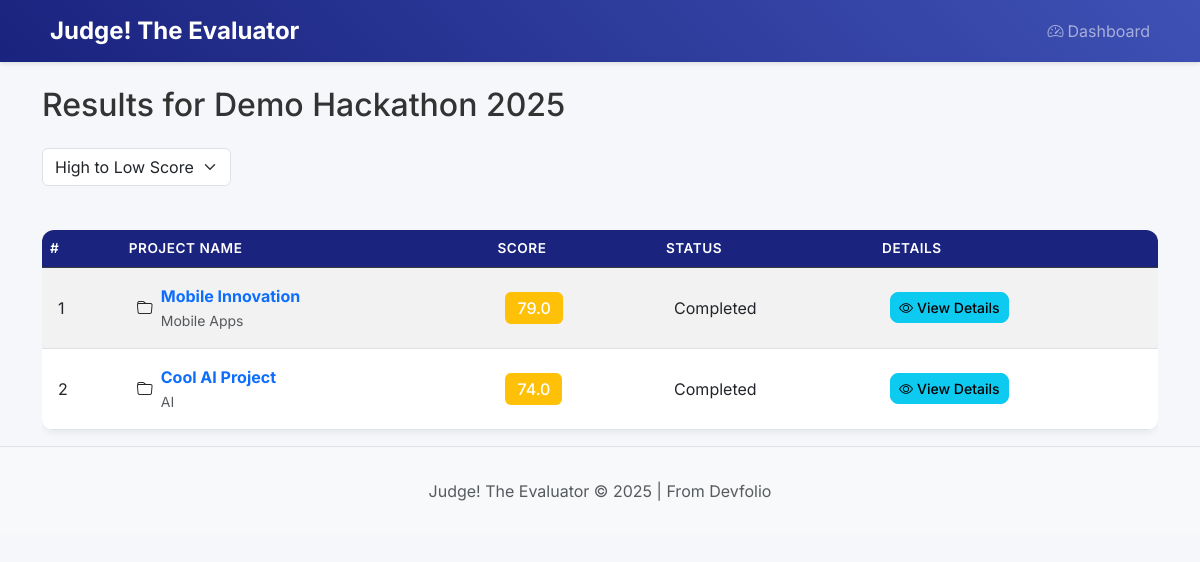
Page /results/1 on the committed database.
### app/models/database.py (models this page shows)
class Hackathon(db.Model):
    id = db.Column(db.Integer, primary_key=True)
    name = db.Column(db.String(100), nullable=False)
    url = db.Column(db.String(200), nullable=False)
    created_at = db.Column(db.DateTime, default=datetime.utcnow)

class Project(db.Model):
    id = db.Column(db.Integer, primary_key=True)
    hackathon_id = db.Column(db.Integer, db.ForeignKey('hackathon.id'), nullable=False)
    name = db.Column(db.String(100), nullable=False)
    devfolio_link = db.Column(db.String(200), nullable=False)
    github_link = db.Column(db.String(200), nullable=False)
    video_link = db.Column(db.String(200), nullable=False)
    tracks = db.Column(db.String(200))
    deployed_link = db.Column(db.String(200))
    score = db.Column(db.Float, default=0.0)
    evaluation_status = db.Column(db.String(20), default='pending')
    evaluation_details = db.Column(db.Text)
    created_at = db.Column(db.DateTime, default=datetime.utcnow)

### app/main.py (the view)
@app.route('/results/<int:hackathon_id>')
def results(hackathon_id):
    hackathon = Hackathon.query.get_or_404(hackathon_id)
    sort_order = request.args.get('sort', 'score_desc')
    query = Project.query.filter_by(hackathon_id=hackathon_id)
    if sort_order == 'score_desc':
        projects = query.order_by(Project.score.desc()).all()
    elif sort_order == 'score_asc':
        projects = query.order_by(Project.score.asc()).all()
    else:
        projects = query.all()
    return render_template('results.html', hackathon=hackathon, projects=projects, sort_order=sort_order)

### app/templates/results.html (shortened to what this page needs)
{% extends "base.html" %}
{% block content %}
<h2 class="mb-4">Results for {{ hackathon.name }}</h2>
<div class="d-flex justify-content-between align-items-center mb-4">
    <div>
        <select class="form-select" onchange="window.location.href='/results/{{ hackathon.id }}?sort='+this.value">
            <option value="score_desc" {{ 'selected' if sort_order == 'score_desc' }}>High to Low Score</option>
        </select>
    </div>
</div>
<div class="table-responsive">
    <table class="table table-striped table-hover">
        <thead class="table-dark">
            <tr>
                <th>#</th>
                <th>Project Name</th>
                <th>Score</th>
                <th>Status</th>
                <th>Details</th>
            </tr>
        </thead>
        <tbody>
            {% for project in projects %}
            <tr>
                <td>{{ loop.index }}</td>
                <td>
                    <div class="d-flex align-items-center">
                        <i class="bi bi-folder me-2"></i>
                        <div>
                            <a href="{{ project.devfolio_link }}" target="_blank" class="text-decoration-none fw-bold">{{ project.name }}</a>
                            {% if project.tracks %}
                                <br><small class="text-muted">{{ project.tracks }}</small>
                            {% endif %}
                        </div>
                    </div>
                </td>
                <td>
                    <span class="badge bg-{% if project.score >= 80 %}success{% elif project.score >= 60 %}warning{% else %}danger{% endif %} fs-6">
                        {{ project.score|round(1) }}
                    </span>
                </td>
                <td>{{ project.evaluation_status|title }}</td>
                <td>
                    <button class="btn btn-sm btn-info" onclick="showDetails('{{ project.id }}')">
                        <i class="bi bi-eye me-1"></i>View Details
                    </button>
                </td>
            </tr>
            {% endfor %}
        </tbody>
    </table>
</div>
{% endblock %}

### app/static/css/style.css (style rules this page uses)
body { background-color: #f5f7fa; font-family: 'Inter', sans-serif; color: #333; }
.btn { border-radius: 8px; font-weight: 500; transition: all 0.3s ease; }
.table { margin-top: 20px; background: white; border-radius: 12px; overflow: hidden; box-shadow: 0 4px 6px rgba(0,0,0,0.05); }
.table th { background-color: #1a237e !important; color: white !important; font-weight: 600; text-transform: uppercase; font-size: 0.85rem; letter-spacing: 0.5px; }
.table td { vertical-align: middle; padding: 1rem; }
.badge { padding: 0.5rem 0.75rem; font-weight: 500; border-radius: 6px; }

### rows in the picture
Hackathon: name "Demo Hackathon 2025", id "High to Low Score"
Project: name "Mobile Innovation", tracks "Mobile Apps", score "79.0", evaluation_status "Completed"
Project: name "Cool AI Project", tracks "AI", score "74.0", evaluation_status "Completed"
